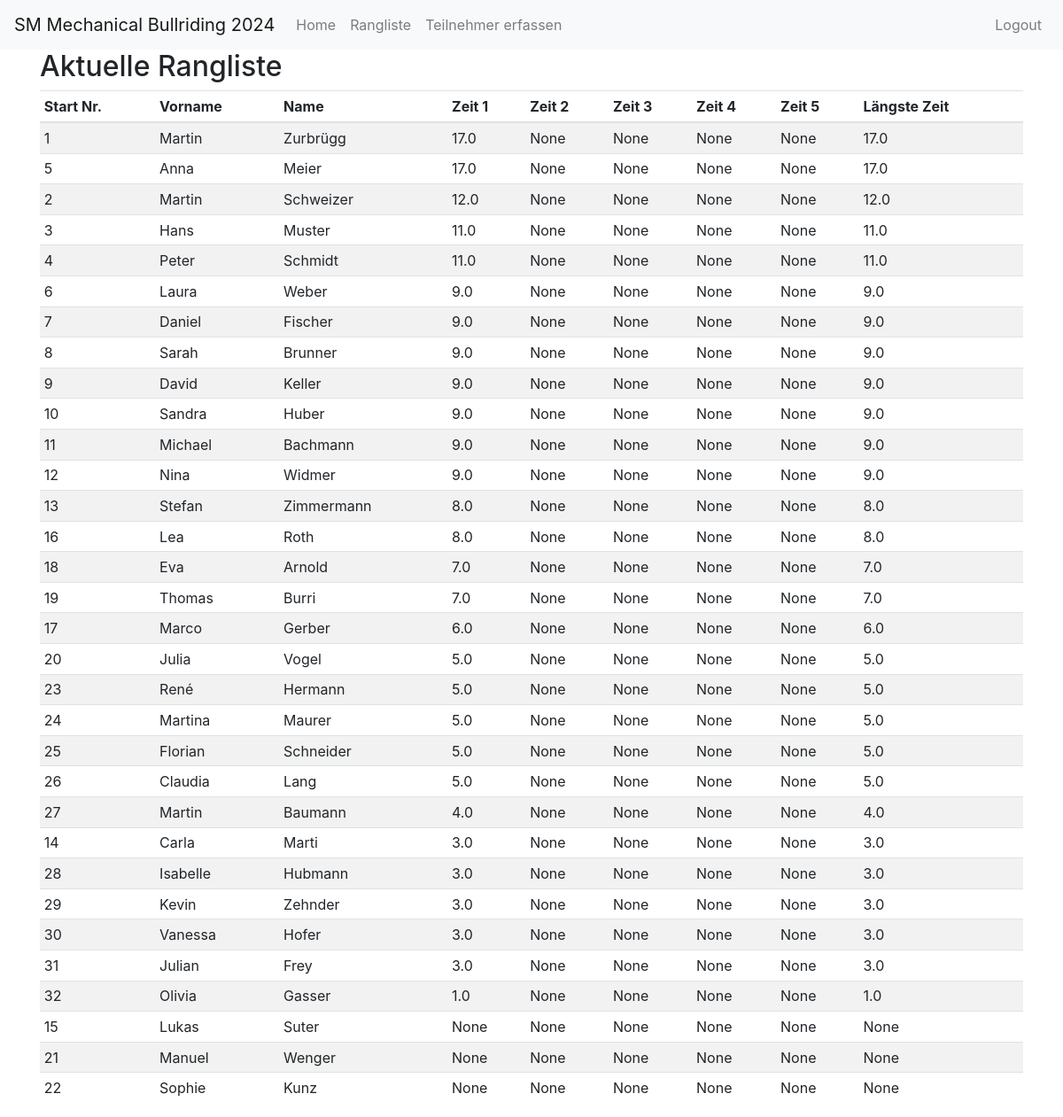
Page /ranking (signed in) on the committed database.
### app/models.py (models this page shows)
class Participant(db.Model):
    id = db.Column(db.Integer, primary_key=True)
    active = db.Column(db.Boolean, default=False)
    start_nr = db.Column(db.Integer, nullable=True, unique=True)
    first_name = db.Column(db.String(64), nullable=False)
    last_name = db.Column(db.String(64), nullable=False)
    address = db.Column(db.String(128), nullable=False)
    postal_code = db.Column(db.String(10), nullable=False)
    city = db.Column(db.String(64), nullable=False)
    email = db.Column(db.String(120), nullable=True)
    phone = db.Column(db.String(20), nullable=True)
    time1 = db.Column(db.Float, nullable=True)
    time2 = db.Column(db.Float, nullable=True)
    time3 = db.Column(db.Float, nullable=True)
    time4 = db.Column(db.Float, nullable=True)
    time5 = db.Column(db.Float, nullable=True)
    time6 = db.Column(db.Float, nullable=True)
    round1_passed = db.Column(db.Boolean, default=False)
    round2_passed = db.Column(db.Boolean, default=False)
    round3_passed = db.Column(db.Boolean, default=False)
    round4_passed = db.Column(db.Boolean, default=False)
    round5_passed = db.Column(db.Boolean, default=False)
    @property
    def longest_time(self):
        times = [t for t in [self.time1, self.time2, self.time3, self.time4, self.time5] if t is not None]
        return max(times) if times else None

### app/routes.py (the view)
@bp.route('/ranking')
@login_required
def ranking():
    participants = Participant.query.all() if current_user.is_authenticated else []
    rankings = sorted(participants, key=lambda p: p.longest_time if p.longest_time is not None else 0, reverse=True)
    return render_template('ranking.html', title='Rangliste', rankings=rankings)

### app/models.py (called while the page is built)
@login.user_loader
def load_user(id):
    return User.query.get(int(id))

### app/templates/ranking.html
{% extends "base.html" %}
{% block content %}
  {% if current_user.is_authenticated %}
    <h2>Aktuelle Rangliste</h2>
    <table class="table table-striped table-sm">
      <thead>
        <tr>
          <th>Start Nr.</th>
          <th>Vorname</th>
          <th>Name</th>
          <th>Zeit 1</th>
          <th>Zeit 2</th>
          <th>Zeit 3</th>
          <th>Zeit 4</th>
          <th>Zeit 5</th>
          <th>Längste Zeit</th>
        </tr>
      </thead>
      <tbody>
        {% for ranking in rankings %}
          <tr>
            <td>{{ ranking.start_nr }}</td>
            <td>{{ ranking.first_name }}</td>
            <td>{{ ranking.last_name }}</td>
            <td>{{ ranking.time1 }}</td>
            <td>{{ ranking.time2 }}</td>
            <td>{{ ranking.time3 }}</td>
            <td>{{ ranking.time4 }}</td>
            <td>{{ ranking.time5 }}</td>
            <td>{{ ranking.longest_time }}</td>
          </tr>
        {% endfor %}
      </tbody>
    </table>
  {% else %}
    <p>Please Login!</p>
  {% endif %}
{% endblock %}

### rows in the picture
Participant: start_nr "1", first_name "Martin", last_name "Zurbrügg", time1 "17.0", time2 "None", time3 "None", time4 "None", time5 "None", longest_time "17.0"
Participant: start_nr "5", first_name "Anna", last_name "Meier", time1 "17.0", time2 "None", time3 "None", time4 "None", time5 "None", longest_time "17.0"
Participant: start_nr "2", first_name "Martin", last_name "Schweizer", time1 "12.0", time2 "None", time3 "None", time4 "None", time5 "None", longest_time "12.0"
Participant: start_nr "3", first_name "Hans", last_name "Muster", time1 "11.0", time2 "None", time3 "None", time4 "None", time5 "None", longest_time "11.0"
Participant: start_nr "4", first_name "Peter", last_name "Schmidt", time1 "11.0", time2 "None", time3 "None", time4 "None", time5 "None", longest_time "11.0"
Participant: start_nr "6", first_name "Laura", last_name "Weber", time1 "9.0", time2 "None", time3 "None", time4 "None", time5 "None", longest_time "9.0"
Participant: start_nr "7", first_name "Daniel", last_name "Fischer", time1 "9.0", time2 "None", time3 "None", time4 "None", time5 "None", longest_time "9.0"
Participant: start_nr "8", first_name "Sarah", last_name "Brunner", time1 "9.0", time2 "None", time3 "None", time4 "None", time5 "None", longest_time "9.0"
Participant: start_nr "9", first_name "David", last_name "Keller", time1 "9.0", time2 "None", time3 "None", time4 "None", time5 "None", longest_time "9.0"
Participant: start_nr "10", first_name "Sandra", last_name "Huber", time1 "9.0", time2 "None", time3 "None", time4 "None", time5 "None", longest_time "9.0"
Participant: start_nr "11", first_name "Michael", last_name "Bachmann", time1 "9.0", time2 "None", time3 "None", time4 "None", time5 "None", longest_time "9.0"
Participant: start_nr "12", first_name "Nina", last_name "Widmer", time1 "9.0", time2 "None", time3 "None", time4 "None", time5 "None", longest_time "9.0"
Participant: start_nr "13", first_name "Stefan", last_name "Zimmermann", time1 "8.0", time2 "None", time3 "None", time4 "None", time5 "None", longest_time "8.0"
Participant: start_nr "16", first_name "Lea", last_name "Roth", time1 "8.0", time2 "None", time3 "None", time4 "None", time5 "None", longest_time "8.0"
Participant: start_nr "18", first_name "Eva", last_name "Arnold", time1 "7.0", time2 "None", time3 "None", time4 "None", time5 "None", longest_time "7.0"
Participant: start_nr "19", first_name "Thomas", last_name "Burri", time1 "7.0", time2 "None", time3 "None", time4 "None", time5 "None", longest_time "7.0"
Participant: start_nr "17", first_name "Marco", last_name "Gerber", time1 "6.0", time2 "None", time3 "None", time4 "None", time5 "None", longest_time "6.0"
Participant: start_nr "20", first_name "Julia", last_name "Vogel", time1 "5.0", time2 "None", time3 "None", time4 "None", time5 "None", longest_time "5.0"
Participant: start_nr "23", first_name "René", last_name "Hermann", time1 "5.0", time2 "None", time3 "None", time4 "None", time5 "None", longest_time "5.0"
Participant: start_nr "24", first_name "Martina", last_name "Maurer", time1 "5.0", time2 "None", time3 "None", time4 "None", time5 "None", longest_time "5.0"
Participant: start_nr "25", first_name "Florian", last_name "Schneider", time1 "5.0", time2 "None", time3 "None", time4 "None", time5 "None", longest_time "5.0"
Participant: start_nr "26", first_name "Claudia", last_name "Lang", time1 "5.0", time2 "None", time3 "None", time4 "None", time5 "None", longest_time "5.0"
Participant: start_nr "27", first_name "Martin", last_name "Baumann", time1 "4.0", time2 "None", time3 "None", time4 "None", time5 "None", longest_time "4.0"
Participant: start_nr "14", first_name "Carla", last_name "Marti", time1 "3.0", time2 "None", time3 "None", time4 "None", time5 "None", longest_time "3.0"
Participant: start_nr "28", first_name "Isabelle", last_name "Hubmann", time1 "3.0", time2 "None", time3 "None", time4 "None", time5 "None", longest_time "3.0"
Participant: start_nr "29", first_name "Kevin", last_name "Zehnder", time1 "3.0", time2 "None", time3 "None", time4 "None", time5 "None", longest_time "3.0"
Participant: start_nr "30", first_name "Vanessa", last_name "Hofer", time1 "3.0", time2 "None", time3 "None", time4 "None", time5 "None", longest_time "3.0"
Participant: start_nr "31", first_name "Julian", last_name "Frey", time1 "3.0", time2 "None", time3 "None", time4 "None", time5 "None", longest_time "3.0"
Participant: start_nr "32", first_name "Olivia", last_name "Gasser", time1 "1.0", time2 "None", time3 "None", time4 "None", time5 "None", longest_time "1.0"
Participant: start_nr "15", first_name "Lukas", last_name "Suter", time1 "None", time2 "None", time3 "None", time4 "None", time5 "None", longest_time "None"
Participant: start_nr "21", first_name "Manuel", last_name "Wenger", time1 "None", time2 "None", time3 "None", time4 "None", time5 "None", longest_time "None"
Participant: start_nr "22", first_name "Sophie", last_name "Kunz", time1 "None", time2 "None", time3 "None", time4 "None", time5 "None", longest_time "None"
